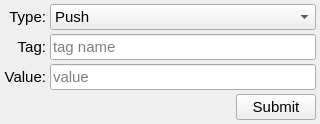
<?xml version="1.0" encoding="UTF-8"?>
<ui version="4.0">
 <class>StorageBurst</class>
 <widget class="QWidget" name="StorageBurst">
  <property name="geometry">
   <rect>
    <x>0</x>
    <y>0</y>
    <width>320</width>
    <height>108</height>
   </rect>
  </property>
  <property name="sizePolicy">
   <sizepolicy hsizetype="Preferred" vsizetype="Fixed">
    <horstretch>0</horstretch>
    <verstretch>0</verstretch>
   </sizepolicy>
  </property>
  <property name="minimumSize">
   <size>
    <width>320</width>
    <height>0</height>
   </size>
  </property>
  <property name="maximumSize">
   <size>
    <width>16777215</width>
    <height>108</height>
   </size>
  </property>
  <property name="font">
   <font>
    <pointsize>11</pointsize>
   </font>
  </property>
  <property name="windowTitle">
   <string>Form</string>
  </property>
  <layout class="QFormLayout" name="formLayout">
   <property name="sizeConstraint">
    <enum>QLayout::SetDefaultConstraint</enum>
   </property>
   <property name="fieldGrowthPolicy">
    <enum>QFormLayout::AllNonFixedFieldsGrow</enum>
   </property>
   <property name="labelAlignment">
    <set>Qt::AlignRight|Qt::AlignTrailing|Qt::AlignVCenter</set>
   </property>
   <property name="horizontalSpacing">
    <number>4</number>
   </property>
   <property name="verticalSpacing">
    <number>4</number>
   </property>
   <property name="leftMargin">
    <number>4</number>
   </property>
   <property name="topMargin">
    <number>4</number>
   </property>
   <property name="rightMargin">
    <number>4</number>
   </property>
   <property name="bottomMargin">
    <number>4</number>
   </property>
   <item row="1" column="0">
    <widget class="QLabel" name="label_2">
     <property name="font">
      <font>
       <pointsize>11</pointsize>
      </font>
     </property>
     <property name="text">
      <string>Type:</string>
     </property>
     <property name="alignment">
      <set>Qt::AlignRight|Qt::AlignTrailing|Qt::AlignVCenter</set>
     </property>
    </widget>
   </item>
   <item row="1" column="1">
    <widget class="QComboBox" name="comboBoxType">
     <item>
      <property name="text">
       <string extracomment="Execute the burst for a number of determinated pushes">Push</string>
      </property>
     </item>
     <item>
      <property name="text">
       <string extracomment="Execute the burst for a determinated number of milliseconds">Timed</string>
      </property>
     </item>
    </widget>
   </item>
   <item row="2" column="0">
    <widget class="QLabel" name="label">
     <property name="font">
      <font>
       <pointsize>11</pointsize>
      </font>
     </property>
     <property name="text">
      <string>Tag:</string>
     </property>
     <property name="alignment">
      <set>Qt::AlignRight|Qt::AlignTrailing|Qt::AlignVCenter</set>
     </property>
    </widget>
   </item>
   <item row="2" column="1">
    <widget class="QLineEdit" name="lineEditTagName">
     <property name="placeholderText">
      <string>tag name</string>
     </property>
    </widget>
   </item>
   <item row="4" column="0">
    <widget class="QLabel" name="label_3">
     <property name="font">
      <font>
       <pointsize>11</pointsize>
      </font>
     </property>
     <property name="text">
      <string>Value:</string>
     </property>
     <property name="alignment">
      <set>Qt::AlignRight|Qt::AlignTrailing|Qt::AlignVCenter</set>
     </property>
    </widget>
   </item>
   <item row="4" column="1">
    <widget class="QLineEdit" name="lineEditValue">
     <property name="placeholderText">
      <string>value</string>
     </property>
    </widget>
   </item>
   <item row="5" column="1">
    <layout class="QHBoxLayout" name="horizontalLayout">
     <item>
      <spacer name="horizontalSpacer">
       <property name="orientation">
        <enum>Qt::Horizontal</enum>
       </property>
       <property name="sizeHint" stdset="0">
        <size>
         <width>40</width>
         <height>20</height>
        </size>
       </property>
      </spacer>
     </item>
     <item>
      <widget class="QPushButton" name="pushButtonSubmit">
       <property name="text">
        <string>Submit</string>
       </property>
      </widget>
     </item>
    </layout>
   </item>
  </layout>
 </widget>
 <resources/>
 <connections/>
</ui>
